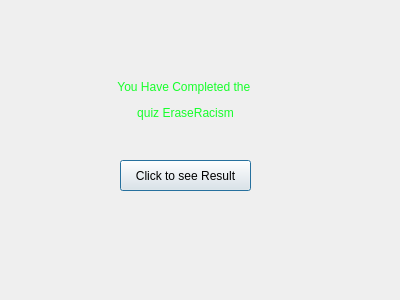
<?xml version="1.0" encoding="UTF-8"?>
<ui version="4.0">
 <class>finalresult</class>
 <widget class="QDialog" name="finalresult">
  <property name="geometry">
   <rect>
    <x>0</x>
    <y>0</y>
    <width>400</width>
    <height>300</height>
   </rect>
  </property>
  <property name="windowTitle">
   <string>Result Window</string>
  </property>
  <widget class="QPushButton" name="pushButton">
   <property name="geometry">
    <rect>
     <x>120</x>
     <y>160</y>
     <width>131</width>
     <height>31</height>
    </rect>
   </property>
   <property name="text">
    <string>Click to see Result</string>
   </property>
  </widget>
  <widget class="QLabel" name="label">
   <property name="geometry">
    <rect>
     <x>100</x>
     <y>60</y>
     <width>171</width>
     <height>81</height>
    </rect>
   </property>
   <property name="styleSheet">
    <string notr="true">color: rgb(22, 255, 42);</string>
   </property>
   <property name="text">
    <string>&lt;html&gt;&lt;head/&gt;&lt;body&gt;&lt;p align=&quot;center&quot;&gt;You Have Completed the &lt;/p&gt;&lt;p align=&quot;center&quot;&gt;quiz EraseRacism&lt;/p&gt;&lt;/body&gt;&lt;/html&gt;</string>
   </property>
  </widget>
 </widget>
 <resources/>
 <connections/>
</ui>
